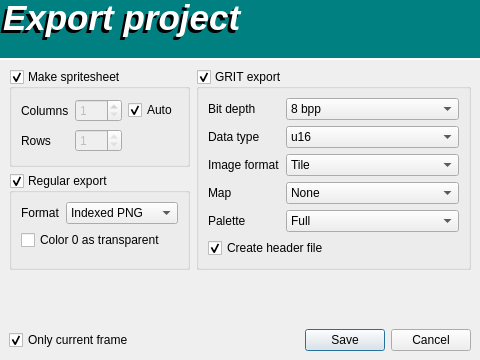
<?xml version="1.0" encoding="UTF-8"?>
<ui version="4.0">
 <class>ExportDialog</class>
 <widget class="QDialog" name="ExportDialog">
  <property name="geometry">
   <rect>
    <x>0</x>
    <y>0</y>
    <width>480</width>
    <height>360</height>
   </rect>
  </property>
  <property name="minimumSize">
   <size>
    <width>480</width>
    <height>360</height>
   </size>
  </property>
  <property name="maximumSize">
   <size>
    <width>480</width>
    <height>360</height>
   </size>
  </property>
  <property name="windowTitle">
   <string>Export to image or source file...</string>
  </property>
  <layout class="QGridLayout" name="gridLayout_2">
   <property name="leftMargin">
    <number>0</number>
   </property>
   <property name="topMargin">
    <number>0</number>
   </property>
   <property name="rightMargin">
    <number>0</number>
   </property>
   <property name="bottomMargin">
    <number>0</number>
   </property>
   <property name="spacing">
    <number>0</number>
   </property>
   <item row="0" column="0">
    <widget class="QWidget" name="header" native="true">
     <property name="minimumSize">
      <size>
       <width>0</width>
       <height>60</height>
      </size>
     </property>
     <property name="maximumSize">
      <size>
       <width>16777215</width>
       <height>60</height>
      </size>
     </property>
     <property name="styleSheet">
      <string notr="true">#header {
background-color:#008080;
border-bottom: 2px outset white;
}</string>
     </property>
     <widget class="QLabel" name="lblProjectName1">
      <property name="geometry">
       <rect>
        <x>3</x>
        <y>-13</y>
        <width>371</width>
        <height>61</height>
       </rect>
      </property>
      <property name="palette">
       <palette>
        <active>
         <colorrole role="WindowText">
          <brush brushstyle="SolidPattern">
           <color alpha="255">
            <red>255</red>
            <green>255</green>
            <blue>255</blue>
           </color>
          </brush>
         </colorrole>
        </active>
        <inactive>
         <colorrole role="WindowText">
          <brush brushstyle="SolidPattern">
           <color alpha="255">
            <red>255</red>
            <green>255</green>
            <blue>255</blue>
           </color>
          </brush>
         </colorrole>
        </inactive>
        <disabled/>
       </palette>
      </property>
      <property name="font">
       <font>
        <pointsize>26</pointsize>
        <italic>true</italic>
        <bold>true</bold>
       </font>
      </property>
      <property name="text">
       <string>Export project</string>
      </property>
     </widget>
     <widget class="QLabel" name="lblProjectName1_shadow">
      <property name="geometry">
       <rect>
        <x>0</x>
        <y>-10</y>
        <width>370</width>
        <height>61</height>
       </rect>
      </property>
      <property name="palette">
       <palette>
        <active>
         <colorrole role="WindowText">
          <brush brushstyle="SolidPattern">
           <color alpha="255">
            <red>0</red>
            <green>0</green>
            <blue>0</blue>
           </color>
          </brush>
         </colorrole>
        </active>
        <inactive>
         <colorrole role="WindowText">
          <brush brushstyle="SolidPattern">
           <color alpha="255">
            <red>0</red>
            <green>0</green>
            <blue>0</blue>
           </color>
          </brush>
         </colorrole>
        </inactive>
        <disabled/>
       </palette>
      </property>
      <property name="font">
       <font>
        <pointsize>26</pointsize>
        <italic>true</italic>
        <bold>true</bold>
       </font>
      </property>
      <property name="text">
       <string>Export project</string>
      </property>
     </widget>
     <zorder>lblProjectName1_shadow</zorder>
     <zorder>lblProjectName1</zorder>
    </widget>
   </item>
   <item row="1" column="0">
    <widget class="QWidget" name="body" native="true">
     <layout class="QGridLayout" name="gridLayout_3">
      <item row="3" column="1">
       <widget class="QDialogButtonBox" name="buttonBox">
        <property name="orientation">
         <enum>Qt::Orientation::Horizontal</enum>
        </property>
        <property name="standardButtons">
         <set>QDialogButtonBox::StandardButton::Cancel|QDialogButtonBox::StandardButton::Save</set>
        </property>
       </widget>
      </item>
      <item row="1" column="0">
       <widget class="QGroupBox" name="grpBitmapExport">
        <property name="title">
         <string>Regular export</string>
        </property>
        <property name="checkable">
         <bool>true</bool>
        </property>
        <property name="checked">
         <bool>true</bool>
        </property>
        <layout class="QFormLayout" name="formLayout">
         <item row="0" column="0">
          <widget class="QLabel" name="label">
           <property name="text">
            <string>Format</string>
           </property>
          </widget>
         </item>
         <item row="0" column="1">
          <widget class="QComboBox" name="cmbRegularFormat">
           <item>
            <property name="text">
             <string>Indexed PNG</string>
            </property>
           </item>
           <item>
            <property name="text">
             <string>Indexed BMP</string>
            </property>
           </item>
           <item>
            <property name="text">
             <string>RGB PNG</string>
            </property>
           </item>
           <item>
            <property name="text">
             <string>RGB BMP</string>
            </property>
           </item>
          </widget>
         </item>
         <item row="1" column="0" colspan="2">
          <widget class="QCheckBox" name="chk0ColorTrans">
           <property name="text">
            <string>Color 0 as transparent</string>
           </property>
          </widget>
         </item>
        </layout>
       </widget>
      </item>
      <item row="3" column="0">
       <widget class="QCheckBox" name="chkCurrentFrameOnly">
        <property name="text">
         <string>Only current frame</string>
        </property>
        <property name="checked">
         <bool>true</bool>
        </property>
       </widget>
      </item>
      <item row="0" column="0">
       <widget class="QGroupBox" name="grpSpritesheetSettings">
        <property name="toolTip">
         <string>Uncheck to export each frame on its own</string>
        </property>
        <property name="title">
         <string>Make spritesheet</string>
        </property>
        <property name="checkable">
         <bool>true</bool>
        </property>
        <property name="checked">
         <bool>true</bool>
        </property>
        <layout class="QGridLayout" name="gridLayout">
         <item row="0" column="1">
          <widget class="QSpinBox" name="spbColumns">
           <property name="enabled">
            <bool>false</bool>
           </property>
           <property name="minimum">
            <number>1</number>
           </property>
           <property name="maximum">
            <number>256</number>
           </property>
           <property name="value">
            <number>1</number>
           </property>
          </widget>
         </item>
         <item row="2" column="1">
          <widget class="QSpinBox" name="spbRows">
           <property name="enabled">
            <bool>false</bool>
           </property>
           <property name="readOnly">
            <bool>true</bool>
           </property>
           <property name="minimum">
            <number>1</number>
           </property>
           <property name="maximum">
            <number>256</number>
           </property>
           <property name="value">
            <number>1</number>
           </property>
          </widget>
         </item>
         <item row="2" column="0">
          <widget class="QLabel" name="label_8">
           <property name="text">
            <string>Rows</string>
           </property>
          </widget>
         </item>
         <item row="0" column="0">
          <widget class="QLabel" name="label_2">
           <property name="text">
            <string>Columns</string>
           </property>
          </widget>
         </item>
         <item row="0" column="2">
          <widget class="QCheckBox" name="chkAutoColumns">
           <property name="text">
            <string>Auto</string>
           </property>
           <property name="checked">
            <bool>true</bool>
           </property>
          </widget>
         </item>
        </layout>
       </widget>
      </item>
      <item row="0" column="1" rowspan="2">
       <widget class="QGroupBox" name="grpGritExport">
        <property name="title">
         <string>GRIT export</string>
        </property>
        <property name="checkable">
         <bool>true</bool>
        </property>
        <property name="checked">
         <bool>true</bool>
        </property>
        <layout class="QFormLayout" name="formLayout_2">
         <item row="0" column="0">
          <widget class="QLabel" name="label_3">
           <property name="text">
            <string>Bit depth</string>
           </property>
          </widget>
         </item>
         <item row="0" column="1">
          <widget class="QComboBox" name="cmbBitDepth">
           <property name="currentIndex">
            <number>1</number>
           </property>
           <item>
            <property name="text">
             <string>16 bpp</string>
            </property>
           </item>
           <item>
            <property name="text">
             <string>8 bpp</string>
            </property>
           </item>
           <item>
            <property name="text">
             <string>4 bpp</string>
            </property>
           </item>
          </widget>
         </item>
         <item row="1" column="0">
          <widget class="QLabel" name="label_4">
           <property name="text">
            <string>Data type</string>
           </property>
          </widget>
         </item>
         <item row="1" column="1">
          <widget class="QComboBox" name="cmbDataType">
           <property name="currentIndex">
            <number>1</number>
           </property>
           <item>
            <property name="text">
             <string>u32</string>
            </property>
           </item>
           <item>
            <property name="text">
             <string>u16</string>
            </property>
           </item>
           <item>
            <property name="text">
             <string>u8</string>
            </property>
           </item>
          </widget>
         </item>
         <item row="2" column="0">
          <widget class="QLabel" name="label_5">
           <property name="text">
            <string>Image format</string>
           </property>
          </widget>
         </item>
         <item row="2" column="1">
          <widget class="QComboBox" name="cmbImageFormat">
           <item>
            <property name="text">
             <string>Tile</string>
            </property>
           </item>
           <item>
            <property name="text">
             <string>bitmap</string>
            </property>
           </item>
          </widget>
         </item>
         <item row="3" column="0">
          <widget class="QLabel" name="label_6">
           <property name="text">
            <string>Map</string>
           </property>
          </widget>
         </item>
         <item row="3" column="1">
          <widget class="QComboBox" name="cmbMapFormat">
           <item>
            <property name="text">
             <string>None</string>
            </property>
           </item>
           <item>
            <property name="text">
             <string>Normal reduced</string>
            </property>
           </item>
           <item>
            <property name="text">
             <string>Normal full</string>
            </property>
           </item>
           <item>
            <property name="text">
             <string>Affine reduced</string>
            </property>
           </item>
           <item>
            <property name="text">
             <string>Affine full</string>
            </property>
           </item>
          </widget>
         </item>
         <item row="4" column="0">
          <widget class="QLabel" name="label_7">
           <property name="text">
            <string>Palette</string>
           </property>
          </widget>
         </item>
         <item row="4" column="1">
          <widget class="QComboBox" name="cmbPalette">
           <property name="currentIndex">
            <number>2</number>
           </property>
           <item>
            <property name="text">
             <string>None</string>
            </property>
           </item>
           <item>
            <property name="text">
             <string>Selected area</string>
            </property>
           </item>
           <item>
            <property name="text">
             <string>Full</string>
            </property>
           </item>
          </widget>
         </item>
         <item row="5" column="0" colspan="2">
          <widget class="QCheckBox" name="chkCreateHeader">
           <property name="text">
            <string>Create header file</string>
           </property>
           <property name="checked">
            <bool>true</bool>
           </property>
          </widget>
         </item>
        </layout>
       </widget>
      </item>
      <item row="2" column="1">
       <spacer name="verticalSpacer">
        <property name="orientation">
         <enum>Qt::Orientation::Vertical</enum>
        </property>
        <property name="sizeHint" stdset="0">
         <size>
          <width>20</width>
          <height>40</height>
         </size>
        </property>
       </spacer>
      </item>
     </layout>
    </widget>
   </item>
  </layout>
 </widget>
 <resources/>
 <connections>
  <connection>
   <sender>buttonBox</sender>
   <signal>accepted()</signal>
   <receiver>ExportDialog</receiver>
   <slot>accept()</slot>
   <hints>
    <hint type="sourcelabel">
     <x>248</x>
     <y>254</y>
    </hint>
    <hint type="destinationlabel">
     <x>157</x>
     <y>274</y>
    </hint>
   </hints>
  </connection>
  <connection>
   <sender>buttonBox</sender>
   <signal>rejected()</signal>
   <receiver>ExportDialog</receiver>
   <slot>reject()</slot>
   <hints>
    <hint type="sourcelabel">
     <x>316</x>
     <y>260</y>
    </hint>
    <hint type="destinationlabel">
     <x>286</x>
     <y>274</y>
    </hint>
   </hints>
  </connection>
 </connections>
</ui>
